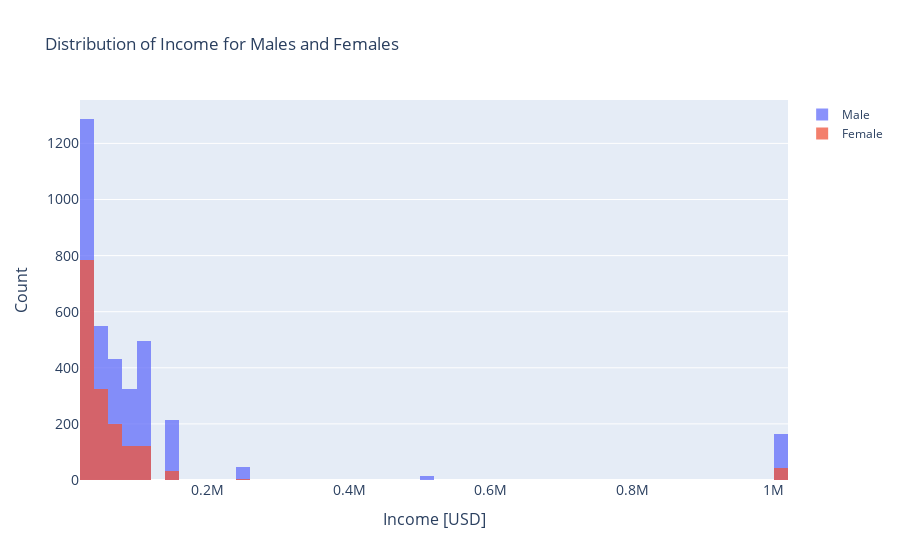

The notebook cell saved with this chart:
### Markdown cell above
<span style="color:royalblue">I was curious about the distribution of 'self-reported' income for males and females. It seems that Males have higher incomes.</span>

### Code cell
fig = go.Figure()

fig.add_trace(go.Histogram(x=male_df_income['income'], name='Male'))
fig.add_trace(go.Histogram(x=female_df_income['income'], name='Female'))

fig.update_layout(barmode='overlay',
                  title='Distribution of Income for Males and Females',
                  #xaxis_tickfont_size=14,
                  yaxis=dict(title='Count',
                             titlefont_size=16,
                             tickfont_size=14),
                  xaxis=dict(title='Income [USD]',
                             titlefont_size=16,
                             tickfont_size=14))

# Reduce opacity to see both histograms
fig.update_traces(opacity=0.75)
fig.show()

### Figure 1 — Plotly figure (JSON) as saved in the notebook; plotly's stock layout.template omitted (floating-point values rounded to 4 significant figures; data arrays with more than 128 entries replaced by an {"elided": "..."} marker saying what was removed)
{"data": [{"name": "Male", "opacity": 0.75, "type": "histogram", "x": {"elided": "3529 int values"}}, {"name": "Female", "opacity": 0.75, "type": "histogram", "x": {"elided": "1632 int values"}}], "layout": {"autosize": true, "barmode": "overlay", "title": {"text": "Distribution of Income for Males and Females"}, "xaxis": {"autorange": true, "range": [20000.0, 1020000.0], "tickfont": {"size": 14}, "title": {"font": {"size": 16}, "text": "Income [USD]"}, "type": "linear"}, "yaxis": {"autorange": true, "range": [0, 1355.0], "tickfont": {"size": 14}, "title": {"font": {"size": 16}, "text": "Count"}}}}
